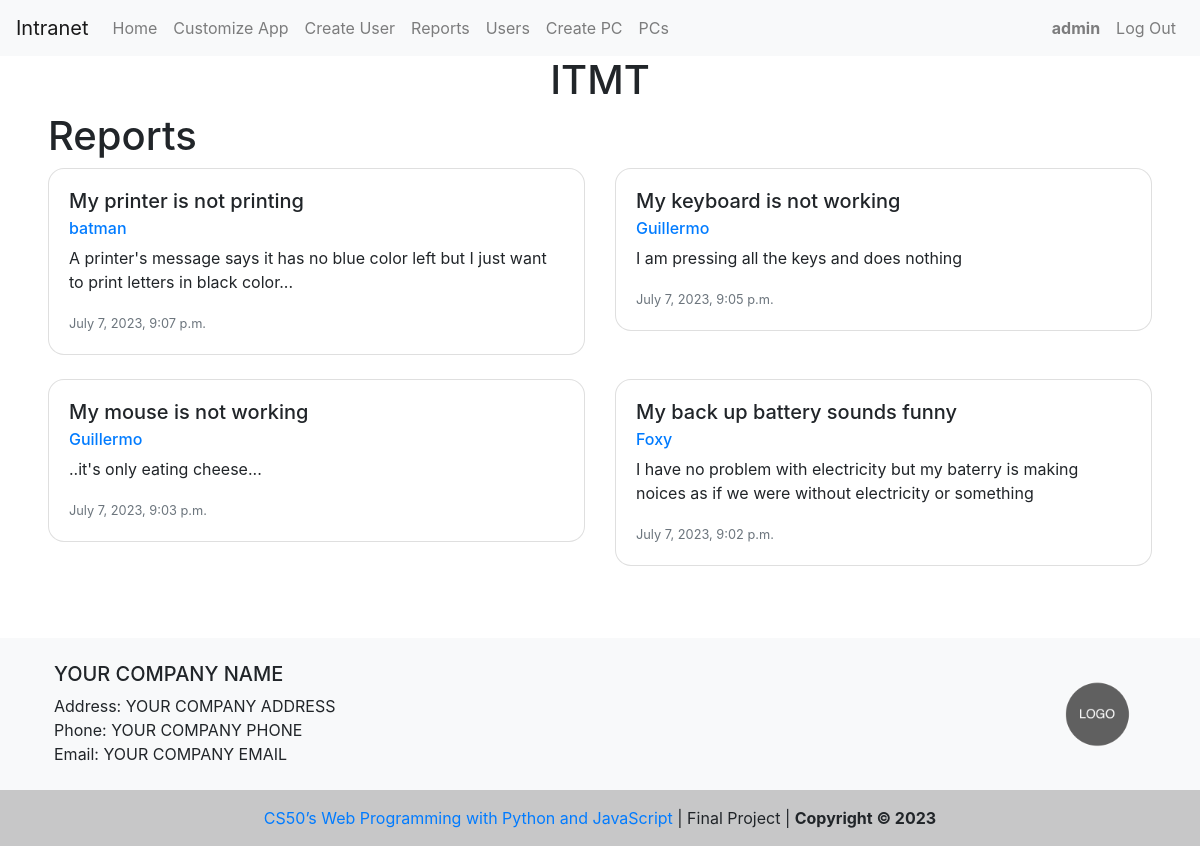
Page /reports (signed in) on the committed database.
### capstone/models.py (models this page shows)
class User(AbstractUser):
    pass

class Issue(models.Model):
    issue = models.CharField(max_length=100, default="")
    description = models.TextField(default="")
    created_at = models.DateTimeField(auto_now_add=True)
    user = models.ForeignKey(User, on_delete=models.CASCADE)

class Footer(models.Model):
    company_name = models.CharField(max_length=255)
    company_address = models.CharField(max_length=255)
    company_phone = models.CharField(max_length=20)
    company_email = models.EmailField(default="")
    company_avatar = models.ImageField(upload_to="company_logo/")

### capstone/views.py (the view)
# urls.py: path("reports", views.reports, name="reports"),
@login_required
def reports(request):
    issues = Issue.objects.all().order_by("-created_at")
    print(f"reports {issues}")
    return render(request, "capstone/reports.html", {"issues": issues})

### capstone/context_processors.py (called while the page is built)
def footer_processor(request):
    footer = Footer.objects.first()
    return {
        "company_name": footer.company_name,
        "company_address": footer.company_address,
        "company_phone": footer.company_phone,
        "company_email": footer.company_email,
        "company_avatar": footer.company_avatar,
    }

### capstone/templates/capstone/reports.html
{% extends "capstone/layout.html" %}
{% block body %}
{% if user.is_authenticated %}
{% if user.username == 'admin' %}
<div class="ml-5 mr-5">
  <h1>Reports</h1>
  <div class="row">
    {% for issue in issues %}
    <div class="col-sm-6">
      <div class="card mb-4 br-3">
        <div class="card-body">
          <h5 class="card-title">{{ issue.issue }}</h5>
          <h6 class="card-subtitle mb-2 text-muted">
            <a href="{% url 'user_profile' issue.user %}">{{ issue.user }}</a>
          </h6>
          <p class="card-text">{{ issue.description }}</p>
          <p class="card-text">
            <small class="text-muted">{{ issue.created_at }}</small>
          </p>
        </div>
      </div>
    </div>
    {% endfor %}
    </div>
</div>
{% endif %}
{% endif %}
{% endblock %}

### capstone/templates/capstone/layout.html (shortened to what this page needs)
{% load static %}
<!DOCTYPE html>
<html lang="en">
  <head>
    <link
      rel="stylesheet"
      href="https://cdn.jsdelivr.net/npm/intl-tel-input@18.1.1/build/css/intlTelInput.css"
    />
    <link
      rel="stylesheet"
      href="https://stackpath.bootstrapcdn.com/bootstrap/4.4.1/css/bootstrap.min.css"
    />
    <link href="{% static 'capstone/styles.css' %}" rel="stylesheet" />
  </head>
  <body>
    <nav class="navbar navbar-expand-lg navbar-light bg-light">
      <a class="navbar-brand" href="{{ company_intranet|default:'#'}}" rel="noopener noreferrer" target="{{ company_intranet|yesno:'blank' }}">Intranet</a>
      <div class="navbar-collapse">
        <ul class="navbar-nav mr-auto">
          {% if user.is_authenticated %}
          <li class="nav-item">
            <a class="nav-link" href="{% url 'index' %}">Home</a>
          </li>
          <li class="nav-item">
            {% if user.username == 'admin' %}
            <a class="nav-link" href="{% url 'customize_app' %}">Customize App</a>
          </li>
          <li class="nav-item">
            <a class="nav-link" href="{% url 'create_user' %}">Create User </a>
          </li>
          <li class="nav-item">
            <a class="nav-link" href="{% url 'reports' %}">Reports</a>
          </li>
          <li class="nav-item">
            <a class="nav-link" href="{% url 'users' %}">Users</a>
          </li>
          <li class="nav-item">
            <a class="nav-link" href="{% url 'create_pc' %}">Create PC</a>
          </li>
          <li class="nav-item">
            <a class="nav-link" href="{% url 'pcs' %}">PCs</a>
          </li>
          {% endif %}
        </ul>
        <ul class="navbar-nav ml-auto">
          <li class="nav-item">
            <a class="nav-link" href="#"
              ><strong>{{ user.username }}</strong></a
            >
          </li>
          <li class="nav-item">
            <a class="nav-link" href="{% url 'logout' %}">Log Out</a>
          </li>
          {% else %}
          <li class="nav-item">
            <a class="nav-link" href="{% url 'login' %}">Log In</a>
          </li>
        </ul>
        {% endif %}
      </div>
    </nav>
    {% if user.is_authenticated %}
    <h1 class="d-flex justify-content-center">ITMT</h1>
    {% endif %}
    <div class="body content">
      {% block body %}
      {% endblock %}
    </div>
  </body>
  {% include 'capstone/footer.html' %}
</html>

### capstone/templates/capstone/footer.html
<footer class="bg-light text-lg-start mt-5">
  <div class="container p-4">
    <div class="row">
      <div class="col-lg-6 col-md-12 mb-4 mb-md-0">
        <h5 class="text-uppercase">{{ company_name }}</h5>
        <div>
          <p class="m-0">Address: {{ company_address }}</p>
          <p class="m-0">Phone: {{ company_phone }}</p>
          <p class="m-0">Email: {{ company_email }}</p>
        </div>
      </div>
      <div
        class="col-lg-6 col-md-12 mb-4 mb-md-0 d-flex justify-content-end align-items-center"
      >
      <img src="{{ company_avatar.url|default:'/media/company_logo/logo-placeholder-image.png'}}" alt="{{company_name}} Logo" class="rounded-circle" style="height: 6rem; width: 6rem; object-fit: cover" />
      </div>
    </div>
  </div>
  <div class="text-center p-3 footer">
    <a href="https://cs50.harvard.edu/web/2020/" class="text-decoration-none" target="blank" rel="noopener noreferrer">CS50’s Web Programming with Python and JavaScript</a> | Final Project |
    <b>Copyright © 2023</b>
  </div>
</footer>

### capstone/static/capstone/styles.css (style rules this page uses)
:root { --border-color: #80bdff; --box-shadow: 0 0 0 0.2rem rgba(0, 123, 255, 0.25); }
body { display: flex; min-height: 100vh; flex-direction: column; }
.content { flex: 1; }
.br-3 { border-radius: 1rem; }
.footer { background-color: rgba(0, 0, 0, 0.2); }

### rows in the picture
User: username "admin"
Issue: issue "My printer is not printing", user "batman", description "A printer's message says it has no blue color left but I just want to print letters in black color...", created_at "July 7, 2023, 9:07 p.m."
Issue: issue "My keyboard is not working", user "Guillermo", description "I am pressing all the keys and does nothing", created_at "July 7, 2023, 9:05 p.m."
Issue: issue "My mouse is not working", user "Guillermo", description "..it's only eating cheese...", created_at "July 7, 2023, 9:03 p.m."
Issue: issue "My back up battery sounds funny", user "Foxy", description "I have no problem with electricity but my baterry is making noices as if we were without electricity or something", created_at "July 7, 2023, 9:02 p.m."
Footer: company_name "YOUR COMPANY NAME", company_address "YOUR COMPANY ADDRESS", company_phone "YOUR COMPANY PHONE", company_email "YOUR COMPANY EMAIL"
